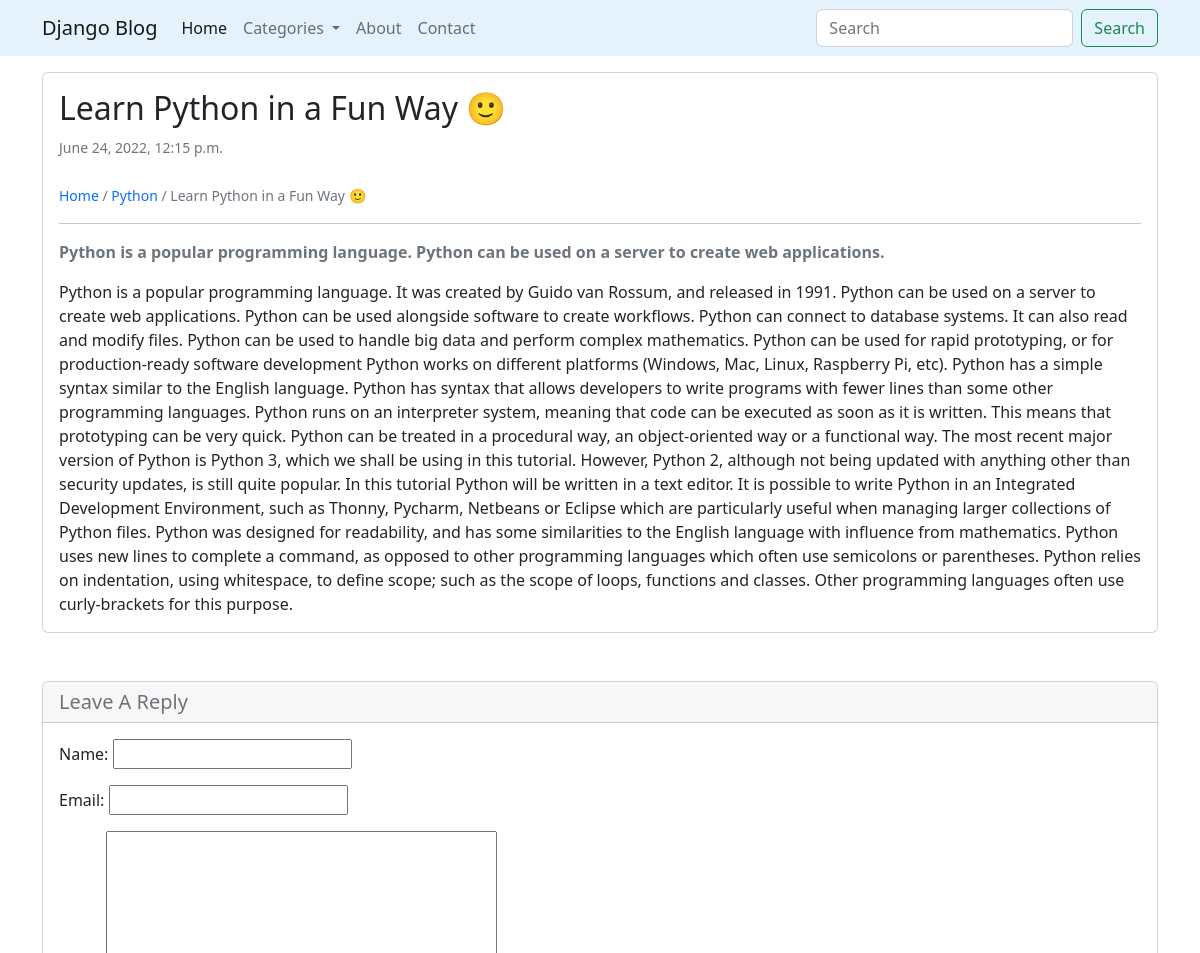
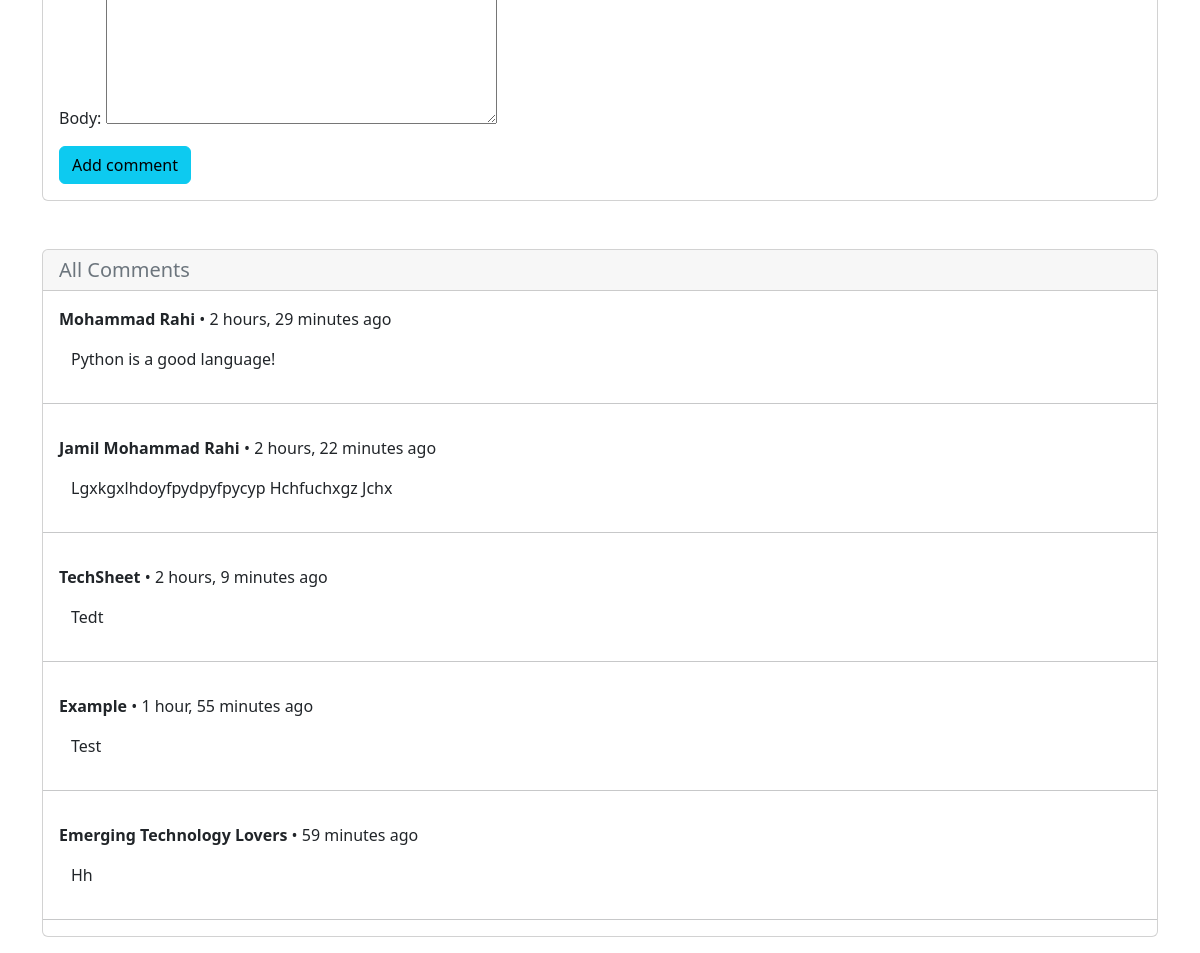
/python/learn-python-in-a-fun-way, run on the app's committed database (2 pictures, top to bottom).
### blog/models.py (models this page shows, shortened)
class Post(models.Model):
  category = models.ForeignKey(Category, related_name='posts', on_delete=models.CASCADE)
  title = models.CharField(max_length=255)
  slug = models.SlugField(null=True)
  description = models.CharField(max_length=255)
  body = models.TextField()
  posted_at = models.DateTimeField(auto_now_add=True)
  class Meta:
    ordering = ('-posted_at',)

class Category(models.Model):
  title = models.CharField(max_length=255)
  slug = models.SlugField()
  def __str__(self):
    return self.title
  class Meta:
    ordering = ['title']
    verbose_name_plural = 'Categories'

class Comment(models.Model):
  post = models.ForeignKey(Post, related_name='comments', on_delete=models.CASCADE)
  name = models.CharField(max_length=255)
  email = models.EmailField()
  body = models.TextField()
  commented_at = models.DateTimeField(auto_now_add=True)

### blog/views.py (the view)
# urls.py: path('<slug:category_slug>/<slug:post_slug>', views.post_detail, name='post_detail')
def post_detail(request, category_slug, post_slug):
  post = get_object_or_404(Post, slug=post_slug)
  if request.method == 'POST':
    comment_form = CommentForm(request.POST)
    if comment_form.is_valid():
      comment = comment_form.save(commit=False)
      comment.post = post
      comment.save()
      return redirect('post_detail', category_slug=post.category.slug, post_slug=post.slug)
  else:
    comment_form = CommentForm()
  comments = Comment.objects.all()
  return render(request, 'blog/post_detail.html', {'post': post, 'comment_form': comment_form, 'comments': comments})

### blog/forms.py
class CommentForm(forms.ModelForm):
  class Meta:
    model = Comment
    fields = ['name', 'email', 'body']

### blog/templates/blog/post_detail.html (shortened to what this page needs)
{% extends 'core/base.html' %}
{% block content %}
<div class="card">
  <div class="card-body">
    <h2 class="h2 card-title">{{post.title}}</h2>
    <p class="card-text text-muted">
      <small>
        {{post.posted_at}} <br /> <br />
        <a href="/">Home</a> / <a href="{% url 'category_detail' post.category.slug %}">{{post.category}}</a> / {{post.title}}
      </small>
    </p>
    <hr />
    <p class="card-text text-secondary">
      <strong>{{post.description}}</strong>
    </p>
    <p class="card-text">
      {{post.body}}
    </p>
  </div>
</div>
<div class="card my-5">
  <div class="card-header">
    <h5 class="card-text h5 text-secondary">Leave A Reply</h5>
  </div>
  <div class="card-body">
    <form action="" method="post">
      {{ comment_form.as_p }}
      <button class="btn btn-info">Add comment</button>
    </form>
  </div>
</div>
<div class="card">
  <div class="card-header">
    <h5 class="card-text h5 text-secondary">All Comments</h5>
  </div>
  {% for comment in comments %}
  <div class="card-body">
    <p class="card-text">
      <strong>{{comment.name}}</strong> • {{comment.commented_at|timesince}} ago
    </p>
    <p class="card-text container">
      {{comment.body}}
    </p>
  </div>
  <hr />
  {% endfor %}
</div>
{% endblock %}

### core/templates/core/base.html (shortened to what this page needs)
<!doctype html>
<html lang="en">
<head>
  <link href="https://cdn.jsdelivr.net/npm/bootstrap@5.2.0-beta1/dist/css/bootstrap.min.css" rel="stylesheet">
</head>
<body>
  <header>
    <nav style="background: #e3f2fd" class="navbar navbar-expand-lg">
      <div class="container">
        <a class="navbar-brand" href="/">Django Blog</a>
        <div class="collapse navbar-collapse" id="navbarSupportedContent">
          <ul class="navbar-nav me-auto mb-2 mb-lg-0">
            <li class="nav-item">
              <a class="nav-link active" aria-current="page" href="/">Home</a>
            </li>
            <li class="nav-item dropdown">
              <a class="nav-link dropdown-toggle" href="#" id="navbarDropdown" role="button" data-bs-toggle="dropdown" aria-expanded="false">
                Categories
              </a>
            </li>
            <li class="nav-item">
              <a class="nav-link" href="#">About</a>
            </li>
            <li class="nav-item">
              <a class="nav-link" href="#">Contact</a>
            </li>
          </ul>
          <form class="d-flex" role="search">
            <input class="form-control me-2" type="search" placeholder="Search" aria-label="Search">
            <button class="btn btn-outline-success" type="submit">Search</button>
          </form>
        </div>
      </div>
    </nav>
  </header>
  <section class="container-fluid">
    <div class="container my-3">
      {% block content %}
      {% endblock %}
    </div>
  </section>
</body>
</html>

### core/templates/core/base.html (style rules this page uses)
* a { text-decoration: none; }

### data on the page
Post: title "Learn Python in a Fun Way 🙂", posted_at "June 24, 2022, 12:15 p.m.", category "Python", description "Python is a popular programming language. Python can be used on a server to create web applications.", body "Python is a popular programming language. It was created by Guido van Rossum, and released in 1991. Python can be used on a server to create web applications. Python can be used alongside software to create workflows. Python can connect to database systems. It can also read and modify files. Python can be used to handle big data and perform complex mathematics. Python can be used for rapid prototyping, or for production-ready software development Python works on different platforms (Windows, Mac, Linux, Raspberry Pi, etc). Python has a simple syntax similar to the English language. Python has syntax that allows developers to write programs with fewer lines than some other programming…"
Comment: name "Mohammad Rahi", commented_at "2 hours, 29 minutes", body "Python is a good language!"
Comment: name "Jamil Mohammad Rahi", commented_at "2 hours, 22 minutes", body "Lgxkgxlhdoyfpydpyfpycyp Hchfuchxgz Jchx"
Comment: name "TechSheet", commented_at "2 hours, 9 minutes", body "Tedt"
Comment: name "Example", commented_at "1 hour, 55 minutes", body "Test"
Comment: name "Emerging Technology Lovers", commented_at "59 minutes", body "Hh"
